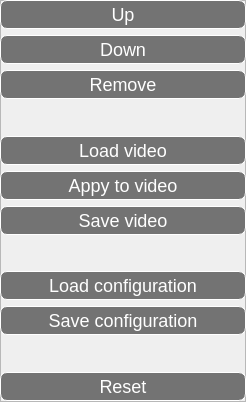
<?xml version="1.0" encoding="UTF-8"?>
<ui version="4.0">
 <class>OptionButtonMenu</class>
 <widget class="QFrame" name="OptionButtonMenu">
  <property name="geometry">
   <rect>
    <x>0</x>
    <y>0</y>
    <width>246</width>
    <height>402</height>
   </rect>
  </property>
  <property name="windowTitle">
   <string>Frame</string>
  </property>
  <property name="frameShape">
   <enum>QFrame::StyledPanel</enum>
  </property>
  <property name="frameShadow">
   <enum>QFrame::Raised</enum>
  </property>
  <widget class="QWidget" name="verticalLayoutWidget_2">
   <property name="geometry">
    <rect>
     <x>0</x>
     <y>0</y>
     <width>246</width>
     <height>401</height>
    </rect>
   </property>
   <layout class="QVBoxLayout" name="verticalLayout_2">
    <item>
     <widget class="QPushButton" name="pushButton_2">
      <property name="styleSheet">
       <string notr="true">QPushButton {
	color: rgb(255, 255, 255);
	border-color: rgb(69, 62, 62);
background-color: QLinearGradient( x1: 0, y1: 0, x2: 0, y2: 1, stop: 0 #88d, stop: 0.1 #99e, stop: 0.49 #77c);
	background: rgb(115, 115, 115);
	border-width: 1px;
	border-color:rgb(255, 255, 255);
	border-style: outset;
	border-radius: 7;
	padding: 3px;
	font-size: 18px;
	padding-left: 5px;
	padding-right: 5px;

}

QPushButton:pressed {
background-color: rgb(69, 62, 62);
	border-style: inset;
}</string>
      </property>
      <property name="text">
       <string>Up</string>
      </property>
     </widget>
    </item>
    <item>
     <widget class="QPushButton" name="pushButton_3">
      <property name="styleSheet">
       <string notr="true">QPushButton {
	color: rgb(255, 255, 255);
	border-color: rgb(69, 62, 62);
background-color: QLinearGradient( x1: 0, y1: 0, x2: 0, y2: 1, stop: 0 #88d, stop: 0.1 #99e, stop: 0.49 #77c);
	background: rgb(115, 115, 115);
	border-width: 1px;
	border-color:rgb(255, 255, 255);
	border-style: outset;
	border-radius: 7;
	padding: 3px;
	font-size: 18px;
	min-width: 8em;
	padding-left: 5px;
	padding-right: 5px;

}

QPushButton:pressed {
background-color: rgb(69, 62, 62);
	border-style: inset;
}</string>
      </property>
      <property name="text">
       <string>Down</string>
      </property>
      <property name="autoDefault">
       <bool>false</bool>
      </property>
      <property name="default">
       <bool>false</bool>
      </property>
      <property name="flat">
       <bool>false</bool>
      </property>
     </widget>
    </item>
    <item>
     <widget class="QPushButton" name="pushButton_4">
      <property name="styleSheet">
       <string notr="true">QPushButton {
	color: rgb(255, 255, 255);
	border-color: rgb(69, 62, 62);
background-color: QLinearGradient( x1: 0, y1: 0, x2: 0, y2: 1, stop: 0 #88d, stop: 0.1 #99e, stop: 0.49 #77c);
	background: rgb(115, 115, 115);
	border-width: 1px;
	border-color:rgb(255, 255, 255);
	border-style: outset;
	border-radius: 7;
	padding: 3px;
	font-size: 18px;
	min-width: 8em;
	padding-left: 5px;
	padding-right: 5px;

}

QPushButton:pressed {
background-color: rgb(69, 62, 62);
	border-style: inset;
}</string>
      </property>
      <property name="text">
       <string>Remove</string>
      </property>
     </widget>
    </item>
    <item>
     <spacer name="verticalSpacer">
      <property name="orientation">
       <enum>Qt::Vertical</enum>
      </property>
      <property name="sizeHint" stdset="0">
       <size>
        <width>20</width>
        <height>40</height>
       </size>
      </property>
     </spacer>
    </item>
    <item>
     <widget class="QPushButton" name="pushButton_6">
      <property name="styleSheet">
       <string notr="true">QPushButton {
	color: rgb(255, 255, 255);
	border-color: rgb(69, 62, 62);
background-color: QLinearGradient( x1: 0, y1: 0, x2: 0, y2: 1, stop: 0 #88d, stop: 0.1 #99e, stop: 0.49 #77c);
	background: rgb(115, 115, 115);
	border-width: 1px;
	border-color:rgb(255, 255, 255);
	border-style: outset;
	border-radius: 7;
	padding: 3px;
	font-size: 18px;
	min-width: 8em;
	padding-left: 5px;
	padding-right: 5px;

}

QPushButton:pressed {
background-color: rgb(69, 62, 62);
	border-style: inset;
}</string>
      </property>
      <property name="text">
       <string>Load video</string>
      </property>
     </widget>
    </item>
    <item>
     <widget class="QPushButton" name="pushButton">
      <property name="styleSheet">
       <string notr="true">QPushButton {
	color: rgb(255, 255, 255);
	border-color: rgb(69, 62, 62);
background-color: QLinearGradient( x1: 0, y1: 0, x2: 0, y2: 1, stop: 0 #88d, stop: 0.1 #99e, stop: 0.49 #77c);
	background: rgb(115, 115, 115);
	border-width: 1px;
	border-color:rgb(255, 255, 255);
	border-style: outset;
	border-radius: 7;
	padding: 3px;
	font-size: 18px;
	min-width: 8em;
	padding-left: 5px;
	padding-right: 5px;

}

QPushButton:pressed {
background-color: rgb(69, 62, 62);
	border-style: inset;
}</string>
      </property>
      <property name="text">
       <string>Appy to video</string>
      </property>
     </widget>
    </item>
    <item>
     <widget class="QPushButton" name="pushButton_7">
      <property name="sizePolicy">
       <sizepolicy hsizetype="Minimum" vsizetype="Fixed">
        <horstretch>0</horstretch>
        <verstretch>0</verstretch>
       </sizepolicy>
      </property>
      <property name="font">
       <font>
        <pointsize>-1</pointsize>
       </font>
      </property>
      <property name="styleSheet">
       <string notr="true">QPushButton {
	color: rgb(255, 255, 255);
	border-color: rgb(69, 62, 62);
background-color: QLinearGradient( x1: 0, y1: 0, x2: 0, y2: 1, stop: 0 #88d, stop: 0.1 #99e, stop: 0.49 #77c);
	background: rgb(115, 115, 115);
	border-width: 1px;
	border-color:rgb(255, 255, 255);
	border-style: outset;
	border-radius: 7;
	padding: 3px;
	font-size: 18px;
	min-width: 8em;
	padding-left: 5px;
	padding-right: 5px;

}

QPushButton:pressed {
background-color: rgb(69, 62, 62);
	border-style: inset;
}</string>
      </property>
      <property name="text">
       <string>Save video</string>
      </property>
     </widget>
    </item>
    <item>
     <spacer name="verticalSpacer_2">
      <property name="orientation">
       <enum>Qt::Vertical</enum>
      </property>
      <property name="sizeHint" stdset="0">
       <size>
        <width>20</width>
        <height>40</height>
       </size>
      </property>
     </spacer>
    </item>
    <item>
     <widget class="QPushButton" name="pushButton_8">
      <property name="styleSheet">
       <string notr="true">QPushButton {
	color: rgb(255, 255, 255);
	border-color: rgb(69, 62, 62);
background-color: QLinearGradient( x1: 0, y1: 0, x2: 0, y2: 1, stop: 0 #88d, stop: 0.1 #99e, stop: 0.49 #77c);
	background: rgb(115, 115, 115);
	border-width: 1px;
	border-color:rgb(255, 255, 255);
	border-style: outset;
	border-radius: 7;
	padding: 3px;
	font-size: 18px;
	min-width: 8em;
	padding-left: 5px;
	padding-right: 5px;

}

QPushButton:pressed {
background-color: rgb(69, 62, 62);
	border-style: inset;
}</string>
      </property>
      <property name="text">
       <string>Load configuration</string>
      </property>
     </widget>
    </item>
    <item>
     <widget class="QPushButton" name="pushButton_9">
      <property name="styleSheet">
       <string notr="true">QPushButton {
	color: rgb(255, 255, 255);
	border-color: rgb(69, 62, 62);
background-color: QLinearGradient( x1: 0, y1: 0, x2: 0, y2: 1, stop: 0 #88d, stop: 0.1 #99e, stop: 0.49 #77c);
	background: rgb(115, 115, 115);
	border-width: 1px;
	border-color:rgb(255, 255, 255);
	border-style: outset;
	border-radius: 7;
	padding: 3px;
	font-size: 18px;
	min-width: 8em;
	padding-left: 5px;
	padding-right: 5px;

}

QPushButton:pressed {
background-color: rgb(69, 62, 62);
	border-style: inset;
}</string>
      </property>
      <property name="text">
       <string>Save configuration</string>
      </property>
     </widget>
    </item>
    <item>
     <spacer name="verticalSpacer_4">
      <property name="orientation">
       <enum>Qt::Vertical</enum>
      </property>
      <property name="sizeHint" stdset="0">
       <size>
        <width>20</width>
        <height>40</height>
       </size>
      </property>
     </spacer>
    </item>
    <item>
     <widget class="QPushButton" name="pushButton_5">
      <property name="styleSheet">
       <string notr="true">QPushButton {
	color: rgb(255, 255, 255);
	border-color: rgb(69, 62, 62);
background-color: QLinearGradient( x1: 0, y1: 0, x2: 0, y2: 1, stop: 0 #88d, stop: 0.1 #99e, stop: 0.49 #77c);
	background: rgb(115, 115, 115);
	border-width: 1px;
	border-color:rgb(255, 255, 255);
	border-style: outset;
	border-radius: 7;
	padding: 3px;
	font-size: 18px;
	min-width: 8em;
	padding-left: 5px;
	padding-right: 5px;

}

QPushButton:pressed {
background-color: rgb(69, 62, 62);
	border-style: inset;
}</string>
      </property>
      <property name="text">
       <string>Reset</string>
      </property>
     </widget>
    </item>
   </layout>
  </widget>
 </widget>
 <resources/>
 <connections/>
</ui>
